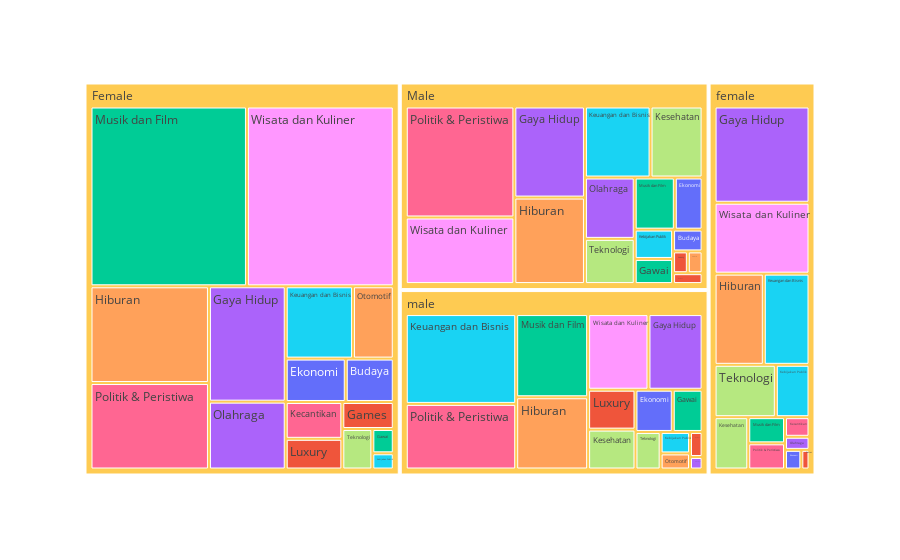

The code cell stored with this chart in its notebook:
### Markdown cell above
category_id adalah sebuah angka yang dibuat dengan urutan secara acak, pada gambar di atas dapat diperlihatkan bahwa category_id adalah angka yang dihasilkan secara acak dan terlihat tidak membentuk pola tertentu pada grafik distribusi di atas

### Code cell
# Kode di bawah dijalankan guna melihat preferensi viewers di wilayah DKI Jakarta
mnc_fr=df_media[df_media['viewers_region']=='Jakarta']
nannef=mnc_fr.dropna()
import plotly.express as px
fig = px.treemap(nannef, path=['viewers_gender','category_name'],
                  color='category_name', hover_data=['category_name','user_type'],color_continuous_scale='Purples')
fig.show()

### Figure 1 — Plotly figure (JSON) as saved in the notebook; plotly's stock layout.template omitted (floating-point values rounded to 4 significant figures; data arrays with more than 128 entries replaced by an {"elided": "..."} marker saying what was removed)
{"data": [{"branchvalues": "total", "customdata": {"elided": "64x3 str values"}, "domain": {"x": [0, 1], "y": [0, 1]}, "hovertemplate": "labels=%{label}<br>count=%{value}<br>parent=%{parent}<br>id=%{id}<br>category_name=%{customdata[2]}<br>user_type=%{customdata[1]}<extra></extra>", "ids": ["Female/Budaya", "Female/Luxury", "Male/Luxury", "male/Luxury", "Female/Musik dan Film", "Male/Musik dan Film", "female/Musik dan Film", "male/Musik dan Film", "Female/Olahraga", "Male/Olahraga", "female/Olahraga", "male/Olahraga", "Female/Otomotif", "Male/Otomotif", "male/Keuangan dan Bisnis", "male/Otomotif", "Male/Politik & Peristiwa", "female/Politik & Peristiwa", "male/Politik & Peristiwa", "Female/Teknologi", "Male/Teknologi", "female/Teknologi", "male/Teknologi", "Female/Wisata dan Kuliner", "Male/Wisata dan Kuliner", "female/Wisata dan Kuliner", "male/Wisata dan Kuliner", "Female", "Male", "Female/Politik & Peristiwa", "female/Keuangan dan Bisnis", "Male/Keuangan dan Bisnis", "Female/Keuangan dan Bisnis", "Male/Budaya", "Female/Ekonomi", "Male/Ekonomi", "female/Ekonomi", "male/Ekonomi", "Female/Games", "Male/Games", "female/Games", "male/Games", "Female/Gawai", "Male/Gawai", "male/Gawai", "Female/Gaya Hidup", "Male/Gaya Hidup", "female/Gaya Hidup", "male/Gaya Hidup", "Female/Hiburan", "Male/Hiburan", "female/Hiburan", "male/Hiburan", "Female/Kebijakan Publik", "Male/Kebijakan Publik", "female/Kebijakan Publik", "male/Kebijakan Publik", "Female/Kecantikan", "female/Kecantikan", "Male/Kesehatan", "female/Kesehatan", "male/Kesehatan", "female", "male"], "labels": ["Budaya", "Luxury", "Luxury", "Luxury", "Musik dan Film", "Musik dan Film", "Musik dan Film", "Musik dan Film", "Olahraga", "Olahraga", "Olahraga", "Olahraga", "Otomotif", "Otomotif", "Keuangan dan Bisnis", "Otomotif", "Politik & Peristiwa", "Politik & Peristiwa", "Politik & Peristiwa", "Teknologi", "Teknologi", "Teknologi", "Teknologi", "Wisata dan Kuliner", "Wisata dan Kuliner", "Wisata dan Kuliner", "Wisata dan Kuliner", "Female", "Male", "Politik & Peristiwa", "Keuangan dan Bisnis", "Keuangan dan Bisnis", "Keuangan dan Bisnis", "Budaya", "Ekonomi", "Ekonomi", "Ekonomi", "Ekonomi", "Games", "Games", "Games", "Games", "Gawai", "Gawai", "Gawai", "Gaya Hidup", "Gaya Hidup", "Gaya Hidup", "Gaya Hidup", "Hiburan", "Hiburan", "Hiburan", "Hiburan", "Kebijakan Publik", "Kebijakan Publik", "Kebijakan Publik", "Kebijakan Publik", "Kecantikan", "Kecantikan", "Kesehatan", "Kesehatan", "Kesehatan", "female", "male"], "marker": {"colors": ["#636efa", "#EF553B", "#EF553B", "#EF553B", "#00cc96", "#00cc96", "#00cc96", "#00cc96", "#ab63fa", "#ab63fa", "#ab63fa", "#ab63fa", "#FFA15A", "#FFA15A", "#19d3f3", "#FFA15A", "#FF6692", "#FF6692", "#FF6692", "#B6E880", "#B6E880", "#B6E880", "#B6E880", "#FF97FF", "#FF97FF", "#FF97FF", "#FF97FF", "#FECB52", "#FECB52", "#FF6692", "#19d3f3", "#19d3f3", "#19d3f3", "#636efa", "#636efa", "#636efa", "#636efa", "#636efa", "#EF553B", "#EF553B", "#EF553B", "#EF553B", "#00cc96", "#00cc96", "#00cc96", "#ab63fa", "#ab63fa", "#ab63fa", "#ab63fa", "#FFA15A", "#FFA15A", "#FFA15A", "#FFA15A", "#19d3f3", "#19d3f3", "#19d3f3", "#19d3f3", "#FF6692", "#FF6692", "#B6E880", "#B6E880", "#B6E880", "#FECB52", "#FECB52"]}, "name": "", "parents": ["Female", "Female", "Male", "male", "Female", "Male", "female", "male", "Female", "Male", "female", "male", "Female", "Male", "male", "male", "Male", "female", "male", "Female", "Male", "female", "male", "Female", "Male", "female", "male", "", "", "Female", "female", "Male", "Female", "Male", "Female", "Male", "female", "male", "Female", "Male", "female", "male", "Female", "Male", "male", "Female", "Male", "female", "male", "Female", "Male", "female", "male", "Female", "Male", "female", "male", "Female", "female", "Male", "female", "male", "", ""], "type": "treemap", "values": [12, 10, 2, 12, 162, 13, 6, 38, 30, 19, 2, 1, 17, 2, 63, 3, 75, 6, 46, 7, 14, 20, 6, 152, 45, 42, 29, 634, 328, 59, 26, 29, 28, 4, 15, 9, 2, 10, 8, 2, 1, 2, 3, 6, 8, 51, 40, 57, 26, 66, 38, 28, 33, 2, 7, 11, 4, 12, 3, 23, 11, 12, 215, 293]}], "layout": {"legend": {"tracegroupgap": 0}, "margin": {"t": 60}}}
